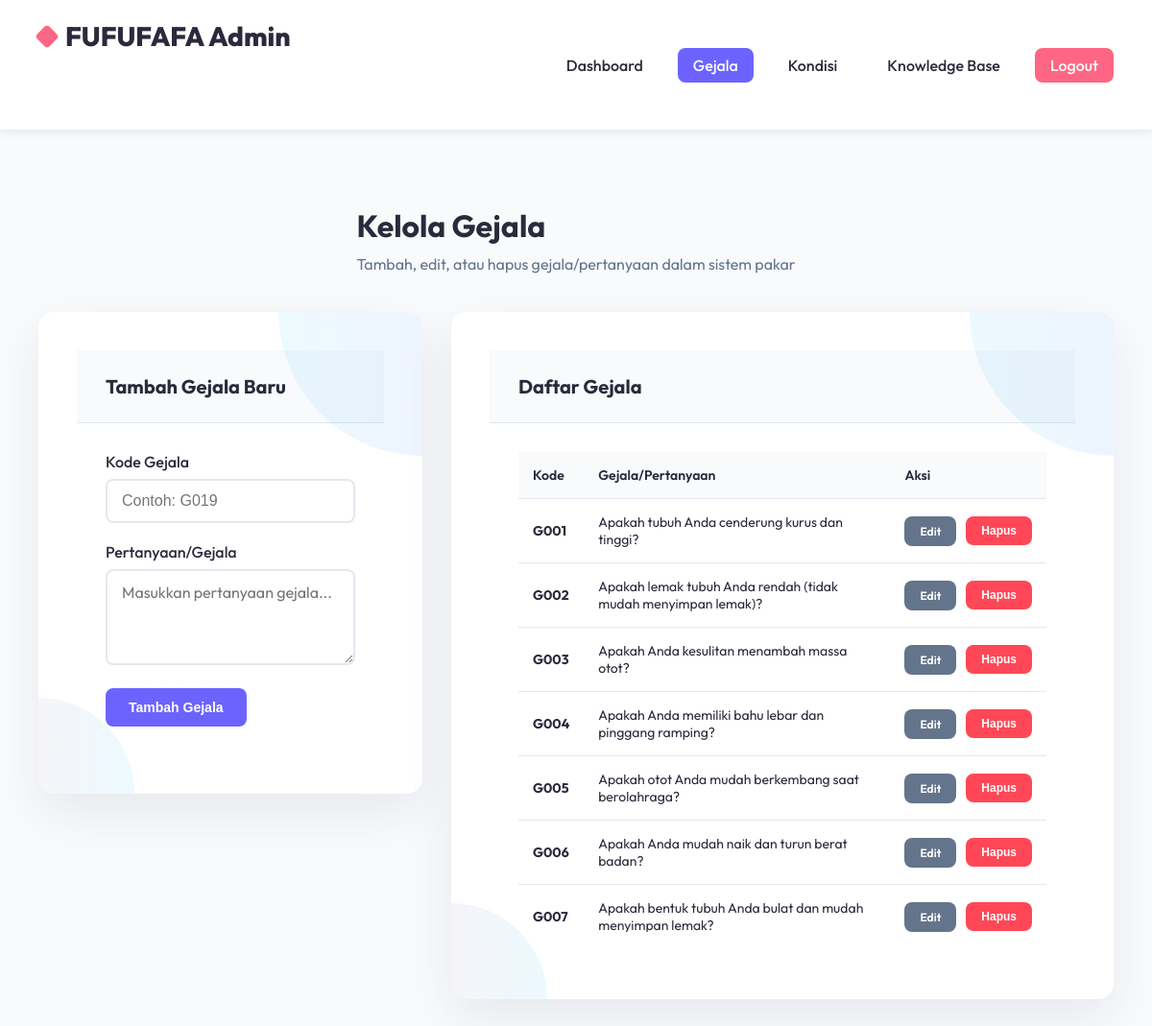
The page /admin_dashboard.php (signed in) on the database its author committed.
### tables this page shows
CREATE TABLE `gejala` (
  `id_gejala` int NOT NULL,
  `kode_gejala` varchar(10) NOT NULL,
  `nama_gejala` text NOT NULL
);

### koneksi.php (called while the page is built, shortened)
<?php
$host     = "localhost";
$user     = "root";
$password = "";
$database = "expertsys";
$conn = mysqli_connect($host, $user, $password, $database);
mysqli_set_charset($conn, "utf8mb4");
function safe_query($query) {
    global $conn;
    $result = mysqli_query($conn, $query);
    return $result;
}
?>

### admin_dashboard.php (the view, shortened to what this page needs)
<?php
include 'koneksi.php';
$gejala_query = "SELECT * FROM gejala ORDER BY kode_gejala";
$gejala_result = safe_query($gejala_query);
$edit_data = null;
?>
<!DOCTYPE html>
<html lang="id">
<head>
  <link rel="stylesheet" href="style.css">
</head>
<body class="column-container">
  <nav class="navbar">
    <div class="logo">FUFUFAFA Admin</div>
    <div class="nav-links">
      <a href="admin_dashboard.php">Dashboard</a>
      <a href="admin_gejala.php" class="active">Gejala</a>
      <a href="admin_kondisi.php">Kondisi</a>
      <a href="admin_knowledge.php">Knowledge Base</a>
      <a href="?logout=1" class="logout-btn">Logout</a>
    </div>
  </nav>
  <div class="main-content admin">
    <div class="page-header">
      <h1 class="page-title">Kelola Gejala</h1>
      <p class="page-subtitle">Tambah, edit, atau hapus gejala/pertanyaan dalam sistem pakar</p>
    </div>
    <div class="form-grid admin">
      <div class="card admin">
        <div class="card-header">
          <h3 class="card-title admin"><?= $edit_data ? 'Edit Gejala' : 'Tambah Gejala Baru' ?></h3>
        </div>
        <div class="card-content">
          <form method="POST">
            <div class="form-group">
              <label for="kode_gejala">Kode Gejala</label>
              <input type="text" id="kode_gejala" name="kode_gejala"
                     value="<?= $edit_data ? htmlspecialchars($edit_data['kode_gejala']) : '' ?>"
                     placeholder="Contoh: G019" required>
            </div>
            <div class="form-group">
              <label for="nama_gejala">Pertanyaan/Gejala</label>
              <textarea id="nama_gejala" name="nama_gejala"
                        placeholder="Masukkan pertanyaan gejala..." required><?= $edit_data ? htmlspecialchars($edit_data['nama_gejala']) : '' ?></textarea>
            </div>
            <div style="display: flex; gap: 10px;">
              <button type="submit" class="btn btn-primary">
                <?= $edit_data ? 'Update Gejala' : 'Tambah Gejala' ?>
              </button>
            </div>
          </form>
        </div>
      </div>
      <div class="card admin">
        <div class="card-header">
          <h3 class="card-title admin">Daftar Gejala</h3>
        </div>
        <div class="card-content">
          <div class="table-container">
            <table>
              <thead>
                <tr>
                  <th>Kode</th>
                  <th>Gejala/Pertanyaan</th>
                  <th>Aksi</th>
                </tr>
              </thead>
              <tbody>
                <?php while ($row = mysqli_fetch_assoc($gejala_result)): ?>
                <tr>
                  <td><strong><?= htmlspecialchars($row['kode_gejala']) ?></strong></td>
                  <td><?= htmlspecialchars($row['nama_gejala']) ?></td>
                  <td>
                    <div class="actions">
                      <a href="admin_gejala.php?edit=<?= $row['id_gejala'] ?>" class="btn btn-secondary btn-sm">Edit</a>
                      <form method="POST" style="display: inline;" onsubmit="return confirm('Yakin ingin menghapus gejala ini?')">
                        <button type="submit" class="btn btn-danger btn-sm">Hapus</button>
                      </form>
                    </div>
                  </td>
                </tr>
                <?php endwhile; ?>
              </tbody>
            </table>
          </div>
        </div>
      </div>
    </div>
  </div>
</body>
</html>

### style.css (style rules this page uses)
:root { --primary: #6C63FF; --secondary: #FF6584; --accent: #43CBFF; --dark: #2A2A3C; --light: #F8FAFC; --success: #01E08F; --danger: #FF4757; --warning: #FFA502; }
* { margin: 0; padding: 0; box-sizing: border-box; }
html, body { height: 100%; margin: 0; }
body { font-family: 'Outfit', sans-serif; background-color: var(--light); color: var(--dark); min-height: 100vh; overflow-x: hidden; }
.column-container { display: flex; flex-direction: column; min-height: 100vh; }
.logo { font-size: 28px; font-weight: 800; margin-bottom: 60px; position: relative; z-index: 1; display: flex; align-items: center; }
.logo::before { content: ""; display: inline-block; width: 18px; height: 18px; background-color: var(--secondary); margin-right: 10px; border-radius: 4px; transform: rotate(45deg); }
.main-content { width: 70%; padding: 40px; display: flex; flex-direction: column; justify-content: center; align-items: center; position: relative; }
.main-content.admin { max-width: 1200px; margin: 40px auto; width: 100%; }
.navbar { background: white; padding: 20px 40px; box-shadow: 0 2px 10px rgba(42, 42, 60, 0.1); display: flex; justify-content: space-between; align-items: center; }
.nav-links { display: flex; gap: 20px; align-items: center; }
.nav-links a { text-decoration: none; color: var(--dark); font-weight: 500; padding: 8px 16px; border-radius: 8px; transition: all 0.3s ease; }
.nav-links a.active { background-color: var(--primary); color: white; }
.logout-btn { padding: 10px 20px; background-color: var(--secondary); color: white !important; border-radius: 8px; text-decoration: none; transition: all 0.3s ease; }
.card { background: white; border-radius: 24px; box-shadow: 0 20px 50px rgba(42, 42, 60, 0.08); padding: 40px; width: 100%; max-width: 800px; position: relative; overflow: hidden; margin-bottom: 30px; margin-left: auto; margin-right: auto; }
.card.admin { border-radius: 16px; margin-bottom: 30px; }
.card::before { content: ""; position: absolute; width: 300px; height: 300px; background: linear-gradient(to right, var(--accent), var(--primary)); border-radius: 50%; top: -150px; right: -150px; opacity: 0.1; pointer-events: none; }
.card::after { content: ""; position: absolute; width: 200px; height: 200px; background: linear-gradient(to right, var(--secondary), var(--accent)); border-radius: 50%; bottom: -100px; left: -100px; opacity: 0.1; pointer-events: none; }
.card-header { padding: 25px 30px; border-bottom: 1px solid #E2E8F0; background-color: var(--light); }
.card-title { font-size: 28px; font-weight: 700; margin-bottom: 15px; color: var(--dark); }
.card-title.admin { font-size: 20px; margin-bottom: 0; }
.card-content { padding: 30px; }
.page-header { margin-bottom: 40px; }
.page-title { font-size: 32px; font-weight: 700; margin-bottom: 10px; color: var(--dark); }
.page-subtitle { color: #64748B; font-size: 16px; }
.form-grid { display: grid; grid-template-columns: 1fr 2fr; gap: 20px; align-items: start; }
.form-grid.admin { grid-template-columns: 400px 1fr; gap: 30px; }
.form-group { margin-bottom: 20px; }
label { display: block; margin-bottom: 8px; font-weight: 500; color: var(--dark); }
input[type="text"], input[type="password"], input[type="number"], textarea, select { width: 100%; padding: 12px 15px; border: 2px solid #E2E8F0; border-radius: 8px; font-size: 16px; transition: all 0.3s ease; }
textarea { min-height: 100px; resize: vertical; font-family: inherit; }
.btn, button, input[type="submit"] { padding: 12px 24px; border: none; border-radius: 8px; font-size: 14px; font-weight: 600; cursor: pointer; text-decoration: none; display: inline-block; transition: all 0.3s ease; text-align: center; }
.btn-primary { background-color: var(--primary); color: white; }
.btn-secondary { background-color: #64748B; color: white; }
.btn-danger { background-color: var(--danger); color: white; }
.btn-sm { padding: 8px 16px; font-size: 12px; }
.table-container { overflow-x: auto; max-height: 500px; overflow-y: auto; }
table { width: 100%; border-collapse: collapse; font-size: 14px; }
th, td { padding: 15px; text-align: left; border-bottom: 1px solid #E2E8F0; }
th { background-color: var(--light); font-weight: 600; color: var(--dark); position: sticky; top: 0; }
.actions { display: flex; gap: 10px; }

### rows shown on the page
gejala: kode_gejala "G001", nama_gejala "Apakah tubuh Anda cenderung kurus dan tinggi?"
gejala: kode_gejala "G002", nama_gejala "Apakah lemak tubuh Anda rendah (tidak mudah menyimpan lemak)?"
gejala: kode_gejala "G003", nama_gejala "Apakah Anda kesulitan menambah massa otot?"
gejala: kode_gejala "G004", nama_gejala "Apakah Anda memiliki bahu lebar dan pinggang ramping?"
gejala: kode_gejala "G005", nama_gejala "Apakah otot Anda mudah berkembang saat berolahraga?"
gejala: kode_gejala "G006", nama_gejala "Apakah Anda mudah naik dan turun berat badan?"
gejala: kode_gejala "G007", nama_gejala "Apakah bentuk tubuh Anda bulat dan mudah menyimpan lemak?"
